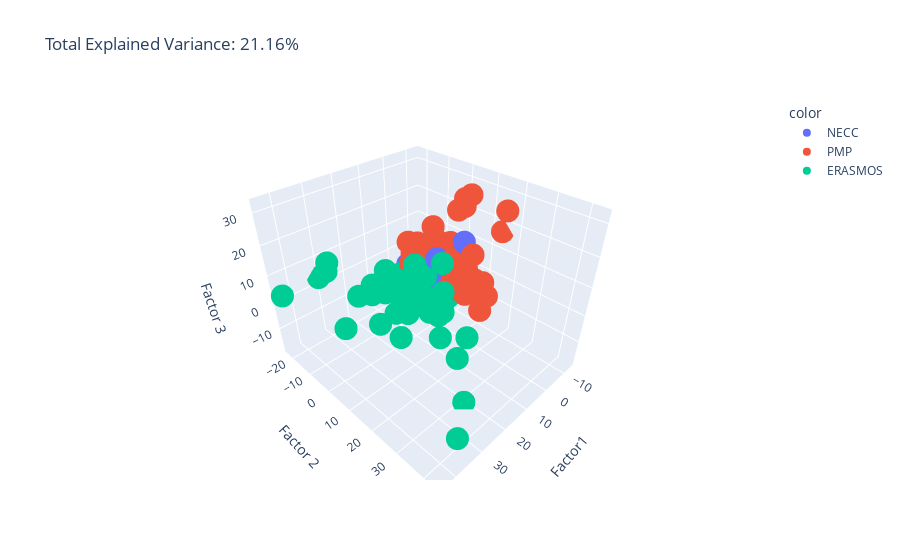

Here is the notebook cell this chart was saved with:
### Code cell
pca = PCA(n_components=3)
components = pca.fit_transform(X)

total_var = pca.explained_variance_ratio_.sum() * 100

fig = px.scatter_3d(
    components, x=0, y=1, z=2, color=df['class'],
    title=f'Total Explained Variance: {total_var:.2f}%',
    labels={'0': 'Factor1', '1': 'Factor 2', '2': 'Factor 3'}
)
fig.show()
